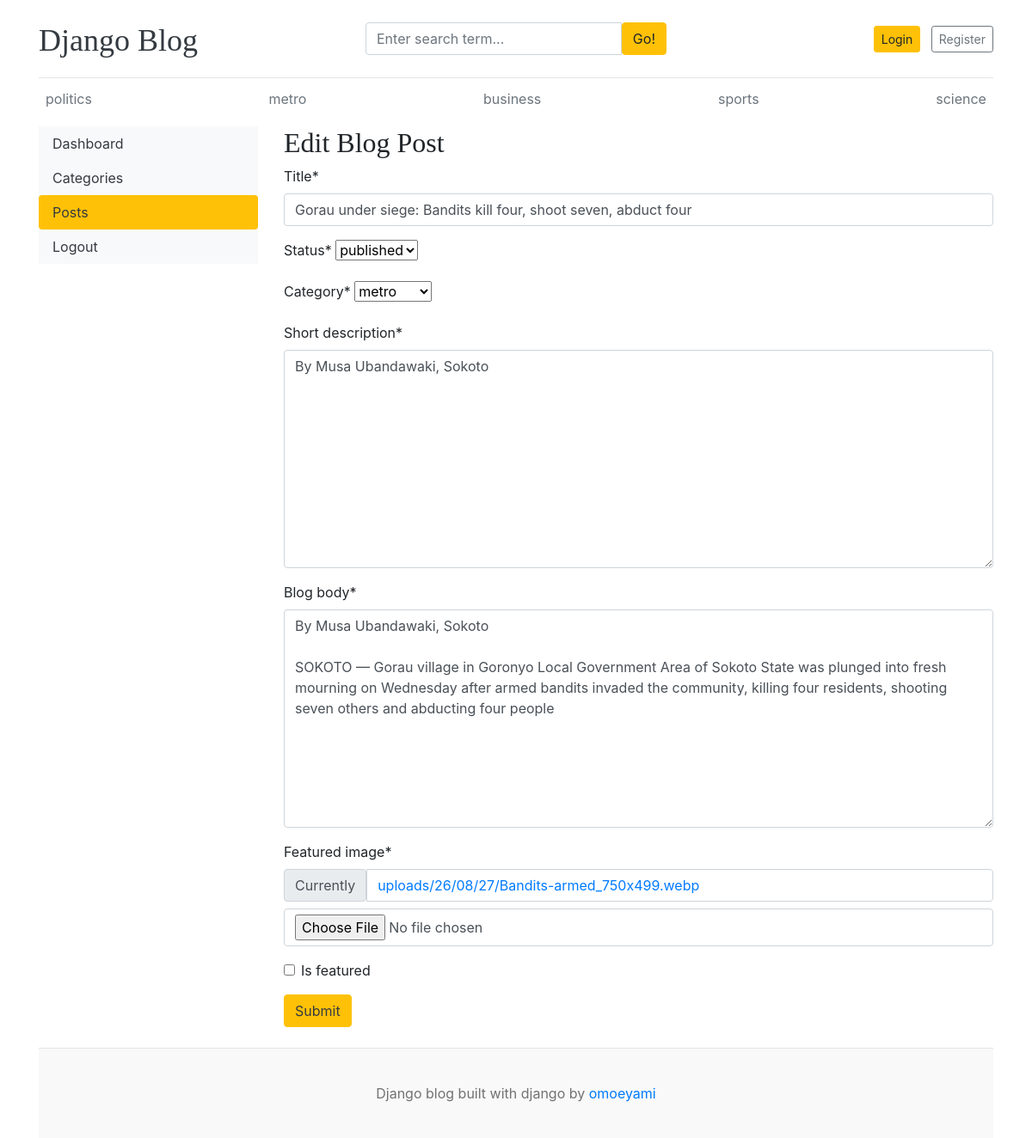
Screenshot of /dashboard/posts/edit/2/ with the database file from the repository.
### blogs/models.py (models this page shows, shortened)
class Category(models.Model):
    category_name = models.CharField(max_length=50, unique=True)
    created_at = models.DateTimeField(auto_now_add=True)
    updated_at = models.DateTimeField(auto_now=True)
    class Meta:
        verbose_name_plural = "categories"
    def __str__(self):
        return self.category_name

class blog(models.Model):
    title = models.CharField(max_length=100)
    slug = models.SlugField(max_length=150, unique=True, blank=True)
    category = models.ForeignKey(Category, on_delete=models.CASCADE)
    author = models.ForeignKey(User, on_delete=models.CASCADE)
    featured_image = models.ImageField(upload_to='uploads/%y/%m/%d')
    short_description = models.TextField(max_length=500)
    blog_body = models.TextField(max_length=2000)
    status = models.CharField(max_length=20, choices=STATUS_CHOICES, default="draft")
    is_featured = models.BooleanField(default=False)
    created_at = models.DateTimeField(auto_now_add=True)
    updated_at = models.DateTimeField(auto_now=True)

### dashboards/views.py (the view, shortened to what this page needs)
# urls.py: path('posts/edit/<int:pk>/', views.edit_post, name='edit_post'),
def edit_post(request, pk):
    post = get_object_or_404(blog, pk=pk)
    form = BlogPostForm(instance=post)
    context = {
        'form' : form,
        'post' : post,
    }
    return render(request, 'dashboard/edit_post.html', context)

### dashboards/forms.py
class BlogPostForm(forms.ModelForm):
    class Meta:
        model = blog
        fields = ('title','status','category','short_description', 'blog_body','featured_image', 'is_featured')

### blogs/context_processors.py (called while the page is built)
def get_categories(request):
    categories = Category.objects.all()
    return dict(categories=categories)

def get_social_links(request):
    social_links = SocialLink.objects.all()
    return dict(social_links=social_links)

### templates/dashboard/edit_post.html (shortened to what this page needs)
{% extends 'base.html' %}
{% block content %}
{% load crispy_forms_tags %}
<div class="row">
    {% include 'dashboard/sidebar.html' %}
    <div class="col-md-9">
        <h2>Edit Blog Post</h2>
        <form action="{% url 'edit_post' post.id %}" method="POST" enctype="multipart/form-data">
            {{ form | crispy }}
            <button type="submit" class="btn btn-warning text-dark">Submit</button>
        </form>
        <br>
    </div>
</div>
{% endblock %}

### templates/base.html (shortened to what this page needs)
{% load static %}
<!DOCTYPE html>
<html lang="en">
<head>
    <link href="https://getbootstrap.com/docs/4.0/dist/css/bootstrap.min.css" rel="stylesheet">
    <link href="{% static 'css/blog.css' %}" rel="stylesheet">
    <link rel="stylesheet" href="https://cdnjs.cloudflare.com/ajax/libs/font-awesome/4.7.0/css/font-awesome.min.css">
  </head>
<body>
    <div class="container">
      <header class="blog-header py-3">
        <div class="row flex-nowrap justify-content-between align-items-center">
          <div class="col-4 pt-1">
            <a class="blog-header-logo text-dark" href="/">Django Blog</a>
          </div>
          <div class="col-4">
            <form action="{% url 'search' %}" method="GET">
              <div class="input-group">
                <input class="form-control" type="text" name="keyword" value="{{ keyword }}" placeholder="Enter search term..." aria-label="Enter search term..." aria-describedby="button-search" />
                <button type="submit" class="btn btn-warning" id="button-search" type="button">Go!</button>
            </div>
            </form>
          </div>
        <div class="col-4 d-flex justify-content-end align-items-center">
          {% if not user.is_authenticated %}
            <a class="btn btn-sm btn-warning mr-2" href="{% url 'login' %}">Login</a> &nbsp;
            <a class="btn btn-sm btn-outline-secondary" href="{% url 'register' %}">Register</a>
          {% else %}
          <span><a href="{% url 'dashboard' %}">Dashboard</a></span>
          &emsp;
          <span><a href="{% url 'logout' %}">Logout</a></span>
          {% endif %}
          </div>
        </div>
      </header>
      <div class="nav-scroller py-1 mb-2">
        <nav class="nav d-flex justify-content-between">
          {%for cat in categories %}
          <a class="p-2 text-muted" href="{% url 'post_by_category' cat.id %}">{{ cat.category_name }}</a>
          {% endfor %}
        </nav>
      </div>
{% block content %}
{% endblock %}
 <footer class="blog-footer">
  <p>Django blog built with django by <a href="#">omoeyami</a></p>
</footer>
</body>
</html>

### blog_main/static/css/blog.css (style rules this page uses)
.blog-header { border-bottom: 1px solid #e5e5e5; }
.blog-header-logo { font-family: "Playfair Display", Georgia, "Times New Roman", serif; font-size: 2.25rem; }
h1, h2, h3, h4, h5, h6 { font-family: "Playfair Display", Georgia, "Times New Roman", serif; }
.blog-footer { padding: 2.5rem 0; color: #727272; text-align: center; background-color: #f9f9f9; border-top: .05rem solid #e5e5e5; }
.blog-footer p:last-child { margin-bottom: 0; }

### rows the page displays
Category: category_name "politics"
Category: category_name "metro"
Category: category_name "business"
Category: category_name "sports"
Category: category_name "science"
blog: title "Gorau under siege: Bandits kill four, shoot seven, abduct four", status "published", category "metro", short_description "By Musa Ubandawaki, Sokoto", blog_body "By Musa Ubandawaki, Sokoto SOKOTO — Gorau village in Goronyo Local Government Area of Sokoto State was plunged into fresh mourning on Wednesday after armed bandits invaded the community, killing four residents, shooting seven others and abducting four people"
